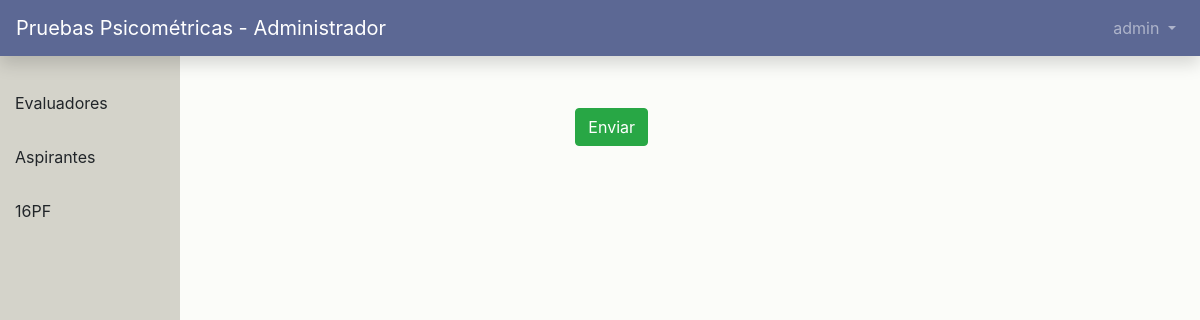
Page /dash/aspirante/16pf3 (signed in) on the earlier database version.
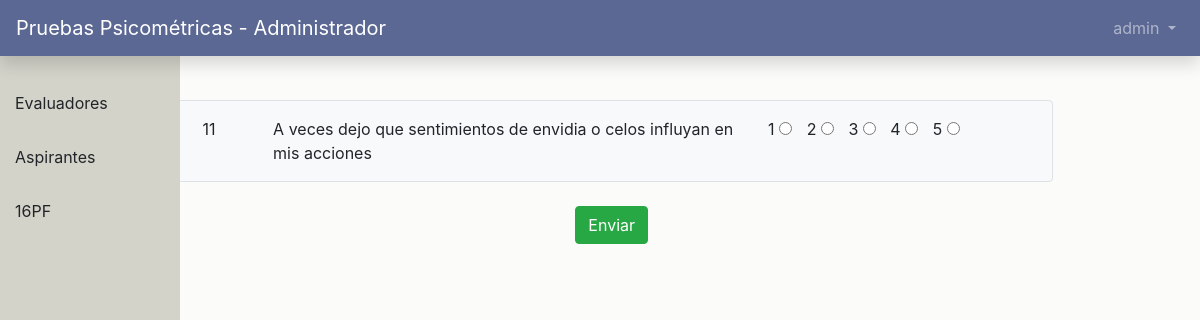
Same page on the later database version.
### main_app/models.py (models this page shows, shortened)
class Question(models.Model):
    text = models.CharField(max_length=300)
    factor = models.CharField(max_length=300)
    points = models.IntegerField()
    complete = models.BooleanField()
    def __str__(self):
        return self.text

### main_app/views.py (the view)
# urls.py: path('dash/aspirante/16pf3', views.aspirante_16pf3, name='aspirante_16pf3'),
def aspirante_16pf3(request):
    if request.method == 'POST':
        ls = Question.objects.all()
        evaluado = UsuarioEvaluado()
        evaluado.identificador = request.user.id
        evaluado.nombre = request.user.first_name
        evaluado.apellido = request.user.last_name
        evaluado.cedula = request.user.username
        evaluado.save()
        if request.POST.get('puntos11'):
            res=Result()
            res.points = request.POST.get('puntos11')
            res.usuario = request.user.id
            res.question = Question.objects.get(id=11)
            res.save()
        if request.POST.get('puntos12'):
            res=Result()
            res.points = request.POST.get('puntos12')
            res.usuario = request.user.id
            res.question = Question.objects.get(id=19)
            res.save()
        if request.POST.get('puntos13'):
            res=Result()
            res.points = request.POST.get('puntos13')
            res.usuario = request.user.id
            res.question = Question.objects.get(id=20)
            res.save()
        if request.POST.get('puntos14'):
            res=Result()
            res.points = request.POST.get('puntos14')
            res.usuario = request.user.id
            res.question = Question.objects.get(id=21)
            res.save()
        if request.POST.get('puntos15'):
            res=Result()
            res.points = request.POST.get('puntos15')
            res.usuario = request.user.id
            res.question = Question.objects.get(id=22)
            res.save()
        return render(request, 'dashboard/aspirante/aspiranteend.html', { 'ls': ls})
    else:
            ls = Question.objects.all()
            return render(request, 'dashboard/aspirante/test16pf3.html', { 'ls': ls})

### users/models.py (called while the page is built)
    def get_role(self):
        return '%s' % (self.role)

### templates/dashboard/aspirante/test16pf3.html (shortened to what this page needs)
{% extends '../index.html' %}
{% load static %}
{% block main_content %}
    <div class="bg-light  border rounded" style="position: fixed; top: 10vh; left: 10px; width: 150px; padding: 10px">
        Tiempo restante: <br> 45 minutos
    </div>
    <section class="content2">
        <div class="container">
            {% for i in ls %}
                <form action="" method="POST">
                {% if i.id == 11 %}
                <div class="row bg-light mt-3 m-0 p-3 border rounded">
                    <div class="col-1" >
                      <label for="" name="quest" value=i.id >{{ i.id }}</label>
                    </div>
                    <div class="col-7">
                        {{ i }}
                    </div>
                    <div class="col-4">
                        <label for="" >1</label>
                        <input type="radio" name="puntos11" id="r1" value="1">
                        <label for="" style="padding-left: 10px">2</label>
                        <input type="radio" name="puntos11" id="r2" value="2">
                        <label for="" style="padding-left: 10px">3</label>
                        <input type="radio" name="puntos11" id="r3" value="3">
                        <label for="" style="padding-left: 10px">4</label>
                        <input type="radio" name="puntos11" id="r4" value="4">
                        <label for="" style="padding-left: 10px">5</label>
                        <input type="radio" name="puntos11" id="r5" value="5">
                    </div>
                </div>
                {% endif %}
            {% endfor %}
            <div class="row text-center m-4">
                <div class="col-12 text-center">
                    <input class="btn btn-success" type="submit" value="Enviar"/>
                </div>
            </div>
            </form>
        </div>
    </section>
{% endblock %}

Differences in the rows shown:
added Question: id "11", text "A veces dejo que sentimientos de envidia o celos influyan en mis acciones"
